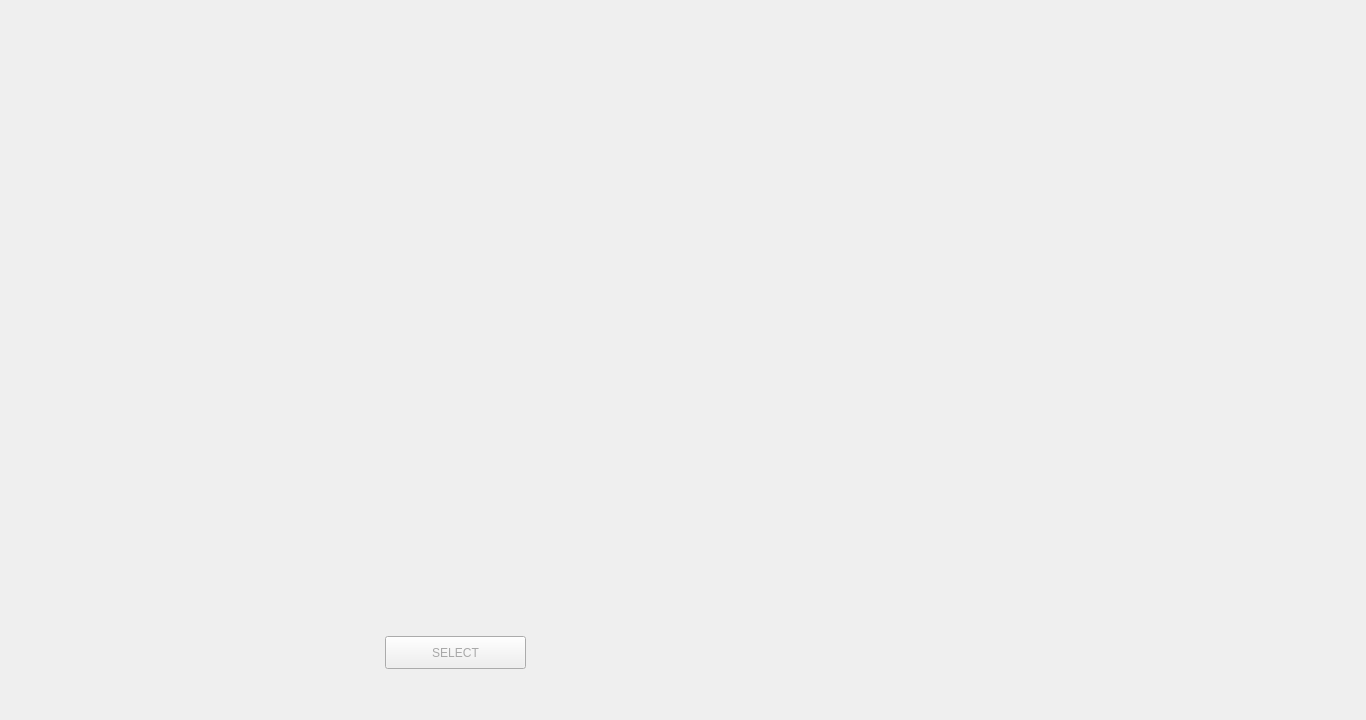
<?xml version="1.0" encoding="UTF-8"?>
<ui version="4.0">
 <class>Form</class>
 <widget class="QWidget" name="Form">
  <property name="geometry">
   <rect>
    <x>0</x>
    <y>0</y>
    <width>1366</width>
    <height>720</height>
   </rect>
  </property>
  <property name="sizePolicy">
   <sizepolicy hsizetype="Fixed" vsizetype="Fixed">
    <horstretch>0</horstretch>
    <verstretch>0</verstretch>
   </sizepolicy>
  </property>
  <property name="minimumSize">
   <size>
    <width>1366</width>
    <height>720</height>
   </size>
  </property>
  <property name="maximumSize">
   <size>
    <width>1366</width>
    <height>720</height>
   </size>
  </property>
  <property name="windowTitle">
   <string>Form</string>
  </property>
  <widget class="QLabel" name="mood_visual_background">
   <property name="geometry">
    <rect>
     <x>0</x>
     <y>0</y>
     <width>1366</width>
     <height>720</height>
    </rect>
   </property>
   <property name="sizePolicy">
    <sizepolicy hsizetype="Fixed" vsizetype="Fixed">
     <horstretch>0</horstretch>
     <verstretch>0</verstretch>
    </sizepolicy>
   </property>
   <property name="minimumSize">
    <size>
     <width>1366</width>
     <height>720</height>
    </size>
   </property>
   <property name="maximumSize">
    <size>
     <width>1366</width>
     <height>720</height>
    </size>
   </property>
   <property name="styleSheet">
    <string notr="true">background-image: url(:/PrefixV1/images/mood visualization fg.png);</string>
   </property>
   <property name="text">
    <string/>
   </property>
  </widget>
  <widget class="QLabel" name="label_one_day_mood">
   <property name="geometry">
    <rect>
     <x>244</x>
     <y>255</y>
     <width>309</width>
     <height>309</height>
    </rect>
   </property>
   <property name="sizePolicy">
    <sizepolicy hsizetype="Fixed" vsizetype="Fixed">
     <horstretch>0</horstretch>
     <verstretch>0</verstretch>
    </sizepolicy>
   </property>
   <property name="minimumSize">
    <size>
     <width>0</width>
     <height>0</height>
    </size>
   </property>
   <property name="maximumSize">
    <size>
     <width>326</width>
     <height>325</height>
    </size>
   </property>
   <property name="styleSheet">
    <string notr="true">font: 700 italic 51pt &quot;Comic Sans MS&quot;;</string>
   </property>
   <property name="text">
    <string/>
   </property>
  </widget>
  <widget class="QLabel" name="label_one_week_mood">
   <property name="geometry">
    <rect>
     <x>703</x>
     <y>253</y>
     <width>517</width>
     <height>317</height>
    </rect>
   </property>
   <property name="sizePolicy">
    <sizepolicy hsizetype="Fixed" vsizetype="Fixed">
     <horstretch>0</horstretch>
     <verstretch>0</verstretch>
    </sizepolicy>
   </property>
   <property name="minimumSize">
    <size>
     <width>0</width>
     <height>0</height>
    </size>
   </property>
   <property name="maximumSize">
    <size>
     <width>1000</width>
     <height>1000</height>
    </size>
   </property>
   <property name="styleSheet">
    <string notr="true">font: 700 italic 51pt &quot;Comic Sans MS&quot;;</string>
   </property>
   <property name="text">
    <string/>
   </property>
  </widget>
  <widget class="QPushButton" name="mood_visual_next">
   <property name="geometry">
    <rect>
     <x>1175</x>
     <y>618</y>
     <width>151</width>
     <height>68</height>
    </rect>
   </property>
   <property name="styleSheet">
    <string notr="true">selection-background-color: rgb(0, 255, 0);
border-image: url(:/PrefixV1/images/next button.png);</string>
   </property>
   <property name="text">
    <string/>
   </property>
   <property name="flat">
    <bool>true</bool>
   </property>
  </widget>
  <widget class="QPushButton" name="mood_visual_select_date">
   <property name="geometry">
    <rect>
     <x>385</x>
     <y>636</y>
     <width>141</width>
     <height>33</height>
    </rect>
   </property>
   <property name="contextMenuPolicy">
    <enum>Qt::NoContextMenu</enum>
   </property>
   <property name="styleSheet">
    <string notr="true">font: 900 italic 16pt &quot;Segoe UI&quot;;
color: rgb(168, 168, 168);</string>
   </property>
   <property name="text">
    <string>SELECT</string>
   </property>
  </widget>
  <zorder>mood_visual_background</zorder>
  <zorder>label_one_day_mood</zorder>
  <zorder>label_one_week_mood</zorder>
  <zorder>mood_visual_select_date</zorder>
  <zorder>mood_visual_next</zorder>
 </widget>
 <resources>
  <include location="resource.qrc"/>
 </resources>
 <connections/>
</ui>
